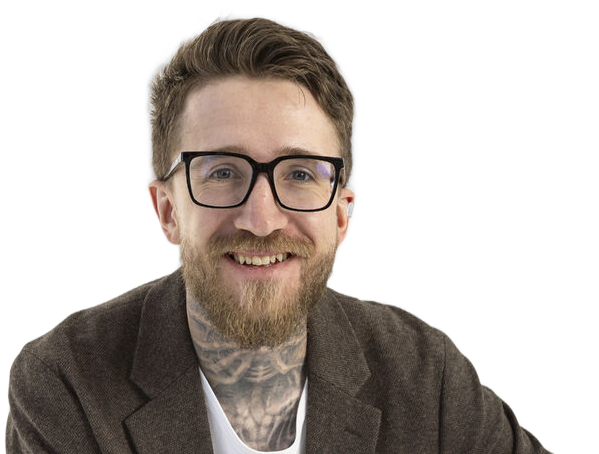
#> input picture assets/images/team/alex-riabov.png, 599 x 454 px; its folder holds only this picture in this run
$ python team-photos.py ../assets/images/team
#> lines starting #> are read from the running program, lines starting #| are printed output that depends on the picture
"""Normalise the team photos so every face is the same size on the page.

Two shapes are used on /about, and both were inconsistent before this script:

* **Founder cutouts** (the party cards) are transparent PNGs. The card renders
  them `height:178px; width:auto`, anchored `bottom:0`, so what decides how big
  a head looks is face-height / image-height — not the source resolution. Each
  cutout is cropped from the bottom until that ratio matches `CUTOUT_FACE`; the
  hair is already at the top edge in every source, so the torso is the only
  free dimension. The full width is kept, because trimming it would cut
  shoulders. The matte is eroded by a pixel first: background removal leaves a
  light rim, and that rim is the "white halo" you see against the card.
* **Square headshots** (Advisors and Team) are cropped so the face box is
  `SQUARE_FACE` of the side and the eye line sits `SQUARE_EYE` down, then
  resized to one size. That is what makes a row of them read as a set.

Faces are found with OpenCV's YuNet, which also returns the eyes.

    py -3 scripts/team-photos.py <source-dir> [--only sasha-glotov]

Source files are named after the person's slug (`vladimir-beliaev.jpg`); the
extension does not matter. A source that is already a cutout (transparent PNG)
is used as is, anything else is passed through rembg first. Outputs go to
assets/images/team/ and are wired up by TEAM_PHOTOS in config.py.

Needs: pip install opencv-python-headless rembg pillow
"""

from __future__ import annotations

import argparse
import glob
import os
import sys

HERE = os.path.dirname(os.path.abspath(__file__))
ROOT = os.path.dirname(HERE)
OUT_DIR = os.path.join(ROOT, 'assets', 'images', 'team')
MODEL = os.path.join(HERE, 'yunet.onnx')

# Cutouts: the tightest source sets the target, so nobody needs padding.
CUTOUT_FACE = 0.543
CUTOUT_MAX_H = 600       # the card renders these at 178 px; more is dead weight
FEATHER = 1              # px of alpha erosion, to cut the cutout's light rim
# Squares: face box width as a fraction of the side, and the eye line's depth.
SQUARE_FACE = 0.34
SQUARE_FACE_MAX = 0.46   # tightest fallback when a face sits near an edge
SQUARE_EYE = 0.40
SQUARE_SIZE = 800

CUTOUTS = ['sasha-glotov', 'vladimir-beliaev', 'alex-riabov', 'maksim-makevich']


def detector(w, h):
    import cv2
    if not os.path.isfile(MODEL):
        sys.exit(f'YuNet model missing: {MODEL}\n'
                 'Download face_detection_yunet_2023mar.onnx from opencv/opencv_zoo '
                 '(Git LFS: use the media.githubusercontent.com URL) and put it there.')
    d = cv2.FaceDetectorYN.create(MODEL, '', (w, h), 0.5, 0.3, 5000)
    d.setInputSize((w, h))
    return d


def find_face(pil_rgb):
    """Largest face as (x, y, w, h, eye_x, eye_y), or None."""
    import cv2, numpy as np
    img = cv2.cvtColor(np.array(pil_rgb), cv2.COLOR_RGB2BGR)
    h, w = img.shape[:2]
    _, faces = detector(w, h).detect(img)
    if faces is None or len(faces) == 0:
        return None
    f = max(faces, key=lambda f: f[2] * f[3])
    return (float(f[0]), float(f[1]), float(f[2]), float(f[3]),
            (float(f[4]) + float(f[6])) / 2, (float(f[5]) + float(f[7])) / 2)


def make_cutout(src, dst):
#> called with src = '../assets/images/team/alex-riabov.png', dst = 'assets/images/team/alex-riabov.png'
    from PIL import Image, ImageFilter
    im = Image.open(src)
#> im is the input picture: PIL image 599x454 RGBA; mean R, G, B, A 49.5, 42.3, 37.2, 112.3
    if im.mode in ('RGBA', 'LA') and im.getchannel('A').getextrema()[0] == 0:
        rgba = im.convert('RGBA')                      # already cut out
    else:
        from rembg import remove, new_session
        rgb = im.convert('RGB')
        if rgb.height < 1000:                          # a thin source makes a soft matte
            rgb = rgb.resize((rgb.width * 3, rgb.height * 3), Image.LANCZOS)
        rgba = remove(rgb, session=new_session('u2net')).convert('RGBA')

    if FEATHER:
        r, g, b, a = rgba.split()
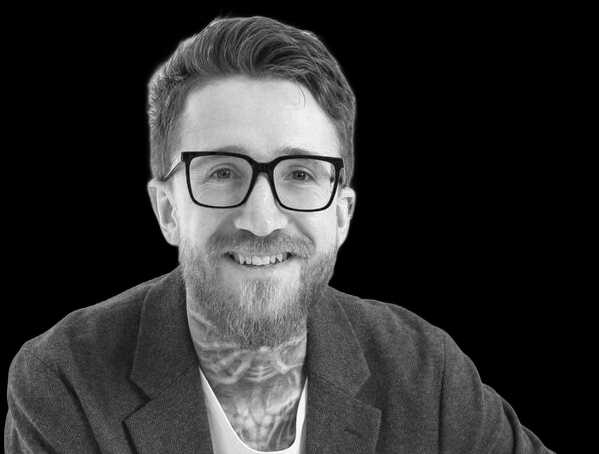
#> r: PIL image 599x454 L; min 0, max 254, mean 49.5
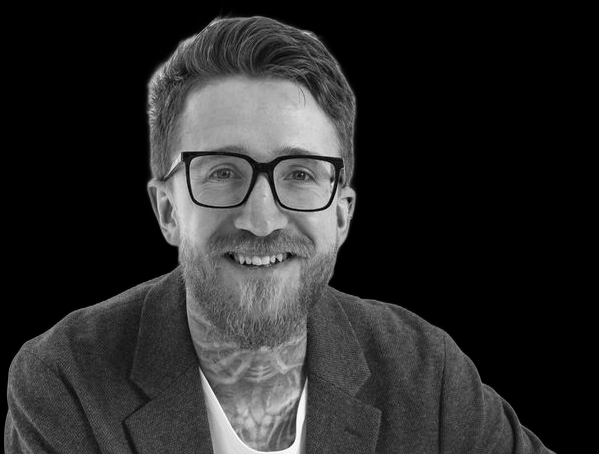
#> g: PIL image 599x454 L; min 0, max 254, mean 42.3
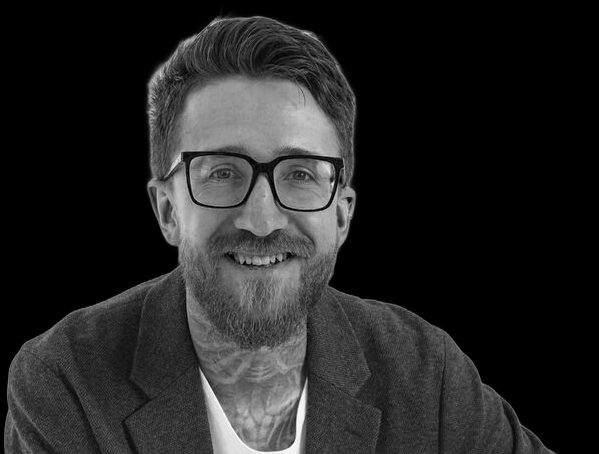
#> b: PIL image 599x454 L; min 0, max 254, mean 37.2
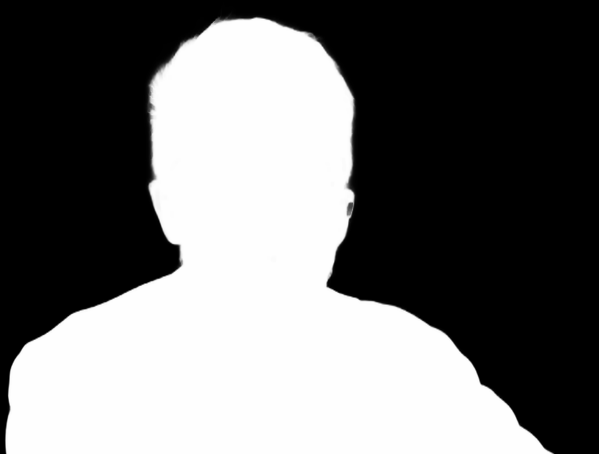
#> a: PIL image 599x454 L; min 0, max 254, mean 112.3
        a = a.filter(ImageFilter.MinFilter(2 * FEATHER + 1))
        rgba = Image.merge('RGBA', (r, g, b, a))

    flat = Image.new('RGBA', rgba.size, (128, 128, 128, 255))
    flat.alpha_composite(rgba)
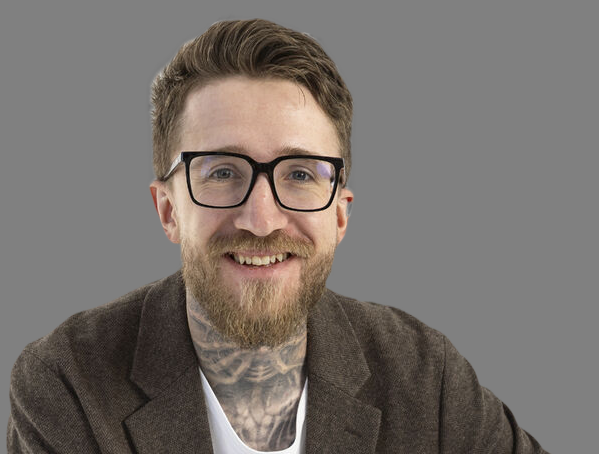
#> flat: PIL image 599x454 RGBA; mean R, G, B, A 119.8, 112.7, 107.8, 255
    face = find_face(flat.convert('RGB'))
#> in find_face, `img = cv2.cvtColor(np.array(pil_rgb), cv2.COLOR_RGB2BGR)`:
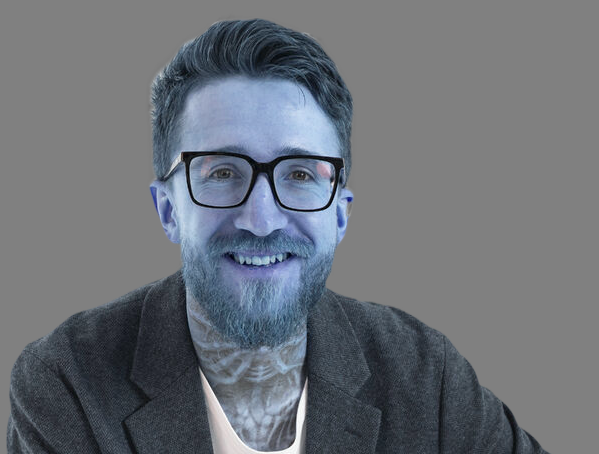
#> img: shape (454, 599, 3); mean R, G, B 107.8, 112.7, 119.8
    if face is None:
        print(f'WARN {os.path.basename(src)}: no face found, left uncropped')
        rgba.save(dst)
        return
    height = min(face[3] / CUTOUT_FACE, float(rgba.height))
    out = rgba.crop((0, 0, rgba.width, round(height)))
    if out.height > CUTOUT_MAX_H:
        out = out.resize((round(out.width * CUTOUT_MAX_H / out.height), CUTOUT_MAX_H),
                         Image.LANCZOS)
    out.save(dst)


def make_square(src, dst):
    from PIL import Image
    im = Image.open(src).convert('RGB')
    w, h = im.size
    face = find_face(im)
    if face is None:
        print(f'WARN {os.path.basename(src)}: no face found, centre crop')
        side = min(w, h)
        left, top = (w - side) / 2, (h - side) / 2
    else:
        fx, fy, fw, fh, ex, ey = face
        # The shared face size comes first, but a face near an edge cannot be
        # centred at that size. A head a little larger reads far better than a
        # correctly sized one shoved against the frame, so tighten the crop
        # until it can be centred, up to SQUARE_FACE_MAX.
        frac = SQUARE_FACE
        while True:
            side = min(fw / frac, float(min(w, h)))
            left = min(max(ex - side / 2, 0.0), w - side)
            top = min(max(ey - side * SQUARE_EYE, 0.0), h - side)
            off = abs(left - (ex - side / 2)) / side
            if off <= 0.02 or frac >= SQUARE_FACE_MAX:
                break
            frac = min(frac + 0.01, SQUARE_FACE_MAX)
        if off > 0.02:
            print(f'NOTE {os.path.basename(src)}: the face is {off:.0%} off centre even at '
                  f'the tightest crop — the source has too little room beside it')
        elif frac > SQUARE_FACE:
            print(f'NOTE {os.path.basename(src)}: cropped tighter (face {frac:.2f} of the '
                  f'side, not {SQUARE_FACE:.2f}) so it could be centred')
    im.crop((round(left), round(top), round(left + side), round(top + side))) \
      .resize((SQUARE_SIZE, SQUARE_SIZE), Image.LANCZOS) \
      .save(dst, quality=92, optimize=True)


def main():
    ap = argparse.ArgumentParser(description=__doc__,
                                 formatter_class=argparse.RawDescriptionHelpFormatter)
    ap.add_argument('source_dir', help='folder of sources named <person-slug>.<ext>')
    ap.add_argument('--only', help='one slug, instead of everything in the folder')
    args = ap.parse_args()

    os.makedirs(OUT_DIR, exist_ok=True)
    sources = sorted(glob.glob(os.path.join(args.source_dir, '*')))
    if args.only:
        sources = [p for p in sources
                   if os.path.splitext(os.path.basename(p))[0] == args.only]
        if not sources:
            sys.exit(f'no source named {args.only} in {args.source_dir}')

    for src in sources:
        slug = os.path.splitext(os.path.basename(src))[0]
        if slug in CUTOUTS:
            dst = os.path.join(OUT_DIR, slug + '.png')
            make_cutout(src, dst)
        else:
            dst = os.path.join(OUT_DIR, slug + '.jpg')
            make_square(src, dst)
        print(f'{slug:24s} -> assets/images/team/{os.path.basename(dst)}')


if __name__ == '__main__':
#> (the run stopped early here; a loop or call above may not have finished)

$ run again, on assets/images/team/alex-riabov.webp
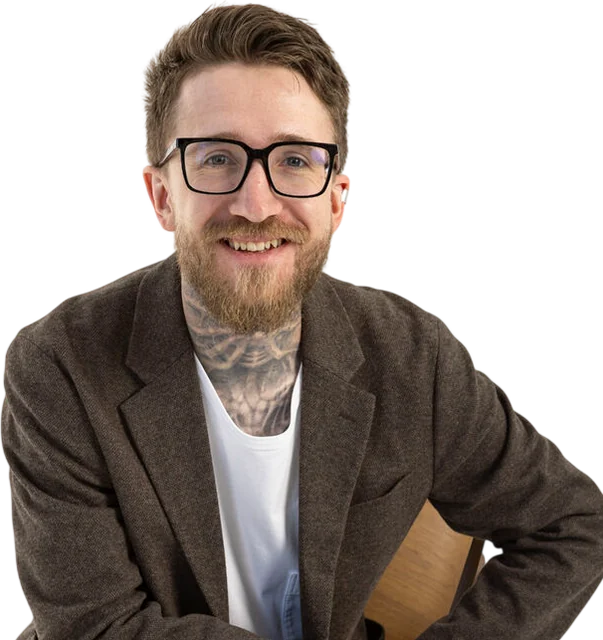
#> input picture assets/images/team/alex-riabov.webp, 603 x 640 px
#> in make_cutout, im is the input picture: PIL image 603x640 RGBA; mean R, G, B, A 61.8, 51.3, 44.8, 155.1
#> in make_cutout, `r, g, b, a = rgba.split()`:
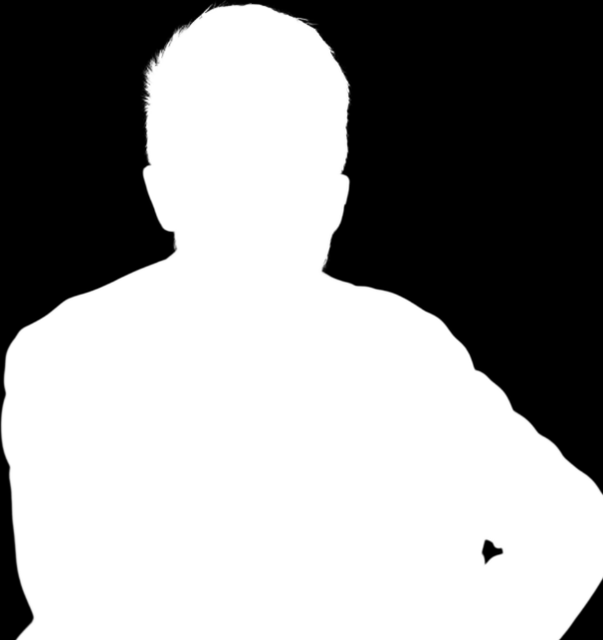
#> a: PIL image 603x640 L; min 0, max 255, mean 155.1
#> in find_face, `img = cv2.cvtColor(np.array(pil_rgb), cv2.COLOR_RGB2BGR)`:
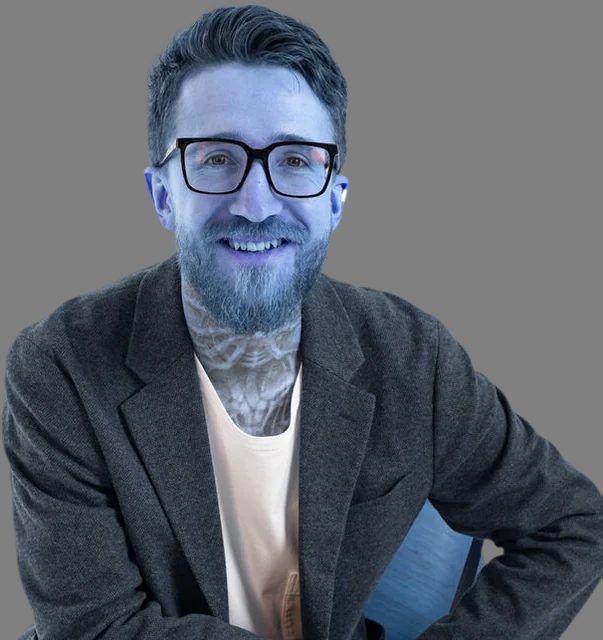
#> img: shape (640, 603, 3); mean R, G, B 93.2, 99.4, 109.5
